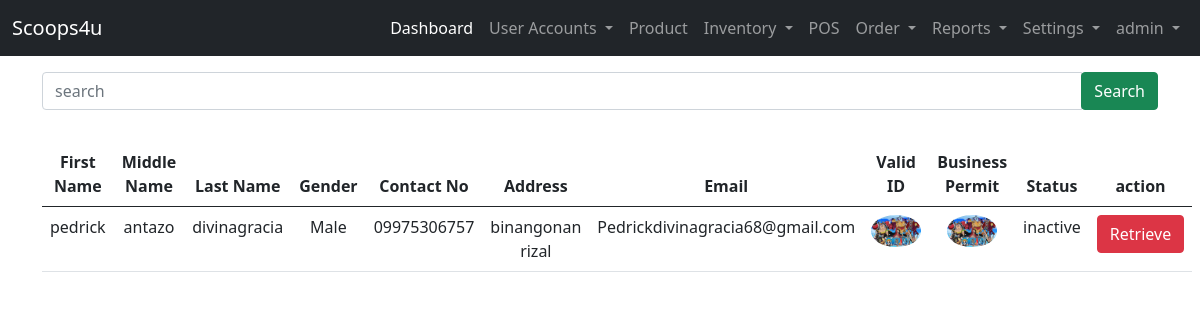
Page /user-site/list-archive-reseller/ (signed in) on the committed database.
### landing_page/models.py (models this page shows)
class User(AbstractUser):
    ROLE = ((" "," "),("admin","admin"),("staff","staff"),("reseller","reseller"),("rider","rider"))
    STAT = ((" "," "),("active","active"),("inactive","inactive"))
    role = models.CharField(max_length=50, null=True, default=None, choices=ROLE)
    status = models.CharField(max_length=50, null=True, default=None , choices=STAT)

### admin_site/models.py (models this page shows, shortened)
class Reseller(models.Model):
    STATUS = (("pending","pending"),("active","active"),("inactive","inactive"))
    BOOLCHOICE = (("Male","Male"),("Female","Female"))
    reseller_fname =models.CharField(max_length=200, verbose_name='First Name')
    reseller_mname =models.CharField(max_length=200, verbose_name='Middle Name')
    reseller_lname =models.CharField(max_length=200, verbose_name='Last Name')
    reseller_gender = models.CharField(max_length = 50,choices=BOOLCHOICE, verbose_name='Gender')
    reseller_contact =models.CharField(max_length = 12, verbose_name='Contact Number')
    reseller_address =models.TextField(null=False, verbose_name='Address')
    reseller_email =models.EmailField(unique=True, max_length=200, verbose_name='Email')
    reseller_id =models.ImageField( upload_to=image_path, verbose_name='valid id')
    reseller_businessp =models.ImageField( upload_to=image_path,verbose_name='business id')
    reseller_status =models.CharField(max_length=200, null=True, choices=STATUS, verbose_name='Status')

### admin_site/views.py (the view)
# urls.py: path('list-archive-reseller/', views.list_archive, name='list_archive'),
@login_required(login_url='landing_page:login')
def list_archive(request):
    list_reseller = Reseller.objects.order_by('-id').filter(reseller_status = "inactive")
    context = {'list_reseller':list_reseller}
    return render(request, 'admin_site/user/archive.html', context)

### templates/admin_site/user/archive.html (shortened to what this page needs)
{% extends 'admin_site/base.html' %}
{% block content %}
<form action="{% url 'admin_site:search_archive_reseller' %}" method="get" class="my-2">
    <div class="input-group">
        <input type="text" class="form-control" name="search" placeholder="search" required>
        <div class="input-group-append">
            <button class="btn btn-success">Search</button>
        </div>
    </div>
</form>
<br>
    {% if list_reseller %}
    <table class="table table-hover text-center">
        <thead>
            <tr>
                <th>First Name</th>
                <th>Middle Name</th>
                <th>Last Name</th>
                <th>Gender</th>
                <th>Contact No</th>
                <th>Address</th>
                <th>Email</th>
                <th>Valid ID</th>
                <th>Business Permit</th>
                <th>Status</th>
                <th>action</th>
            </tr>
            <tbody>
                {% for list in list_reseller %}
                <tr>
                    <td>{{ list.reseller_fname }}</td>
                    <td>{{ list.reseller_mname }}</td>
                    <td>{{ list.reseller_lname }}</td>
                    <td>{{ list.reseller_gender }}</td>
                    <td>{{ list.reseller_contact }}</td>
                    <td>{{ list.reseller_address }}</td>
                    <td>{{ list.reseller_email }}</td>
                    <td><a href="{% url 'admin_site:viewing_pic' list.id %}"><img src="/media/{{ list.reseller_id}}" alt="Valid-ID" width="50" class="rounded-circle"></a></td>
                    <td><a href="{% url 'admin_site:viewing_pic' list.id %}"><img src="/media/{{ list.reseller_businessp}}" alt="Valid-ID" width="50" class="rounded-circle"></a></td>
                    <td>{{ list.reseller_status }}</td>
                    <td><a href="{% url 'admin_site:retrieve_reseller'  list.id %}" class="btn btn-danger">Retrieve</a></td>
                </tr>
                {% endfor %}
            </tbody>
        </thead>
    </table>
    {% endif %}
{% endblock content %}

### templates/admin_site/base.html (shortened to what this page needs)
{% load static %}
<!DOCTYPE html>
<html lang="en">
<head>
    <link href="https://cdn.jsdelivr.net/npm/bootstrap@5.0.2/dist/css/bootstrap.min.css" rel="stylesheet">
    <link rel="stylesheet" href="{% static 'css/sample.css' %}">
  </head>
<body>
  {% if user.role == "admin"%}
    <nav class="navbar navbar-expand-lg navbar-dark bg-dark">
        <div class="container-fluid">
          <a class="navbar-brand" href="#">Scoops4u</a>
          <div class="collapse navbar-collapse" id="navbarNavDropdown">
            <ul class="navbar-nav ms-auto mb-2 mb-lg-0">
              <li class="nav-item">
                <a class="nav-link active" aria-current="page" href="{% url 'admin_site:dashboard'%}">Dashboard</a>
              </li>
              <li class="nav-item dropdown">
                <a class="nav-link dropdown-toggle" href="#" id="navbarDropdownMenuLink" role="button" data-bs-toggle="dropdown" aria-expanded="false">
                  User Accounts
                </a>
              </li>
              <li class="nav-item">
                <a class="nav-link" href="{%url 'admin_site:list_product' %}">Product</a>
              </li>
              <li class="nav-item dropdown">
                <a class="nav-link dropdown-toggle" href="#" id="navbarDropdownMenuLink" role="button" data-bs-toggle="dropdown" aria-expanded="false">
                  Inventory
                </a>
              </li>
              <li class="nav-item">
                <a class="nav-link" href="{%url 'admin_site:pos' %}">POS</a>
              </li>
              <li class="nav-item dropdown">
                <a class="nav-link dropdown-toggle" href="#" id="navbarDropdownMenuLink" role="button" data-bs-toggle="dropdown" aria-expanded="false">
                  Order
                </a>
              </li>
              <li class="nav-item dropdown">
                <a class="nav-link dropdown-toggle" href="#" id="navbarDropdownMenuLink" role="button" data-bs-toggle="dropdown" aria-expanded="false">
                  Reports
                </a>
              </li>
              <li class="nav-item dropdown">
                <a class="nav-link dropdown-toggle" href="#" id="navbarDropdownMenuLink" role="button" data-bs-toggle="dropdown" aria-expanded="false">
                  Settings
                </a>
              </li>
              <li class="nav-item dropdown">
                <a class="nav-link dropdown-toggle" href="#" id="navbarDropdownMenuLink" role="button" data-bs-toggle="dropdown" aria-expanded="false">
                  {{ user }}
                </a>
              </li>
            </ul>
          </div>
        </div>
      </nav>
  {% endif %}
      <div class="container">
        <div class="row mt-2">
            <div class="col-lg-12">
                {% block content %}
                {% endblock content %}
            </div>
        </div>
      </div>
</body>
</html>

### rows in the picture
User: username "admin"
Reseller: reseller_fname "pedrick", reseller_mname "antazo", reseller_lname "divinagracia", reseller_gender "Male", reseller_contact "09975306757", reseller_address "binangonan rizal", reseller_email "Pedrickdivinagracia68@gmail.com", reseller_id (picture), reseller_businessp (picture), reseller_status "inactive"
